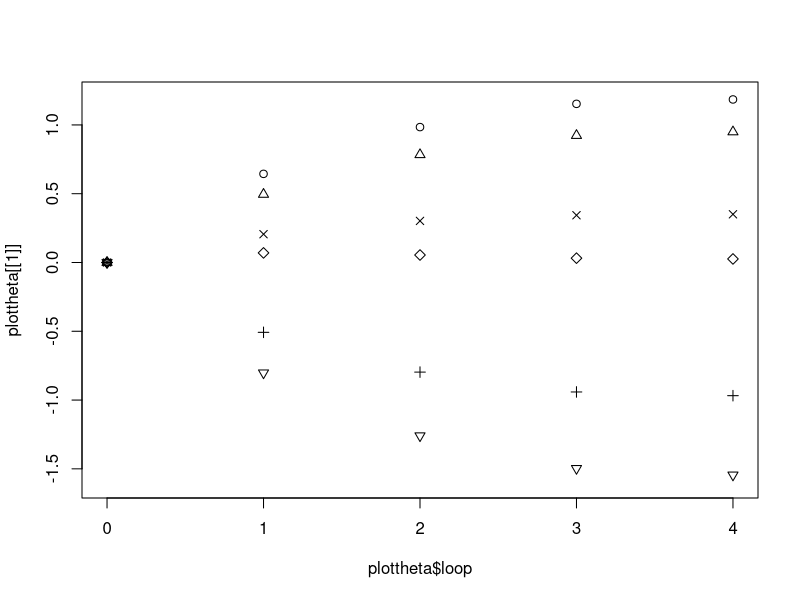
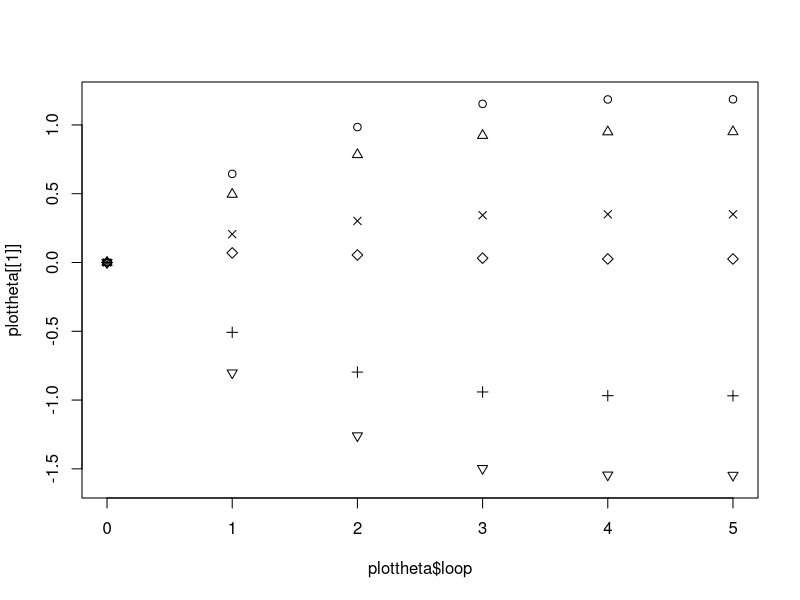
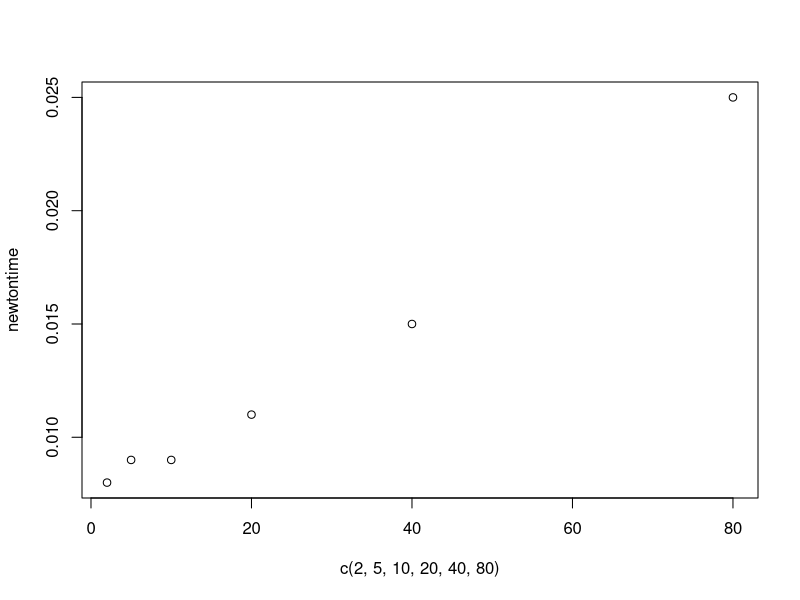
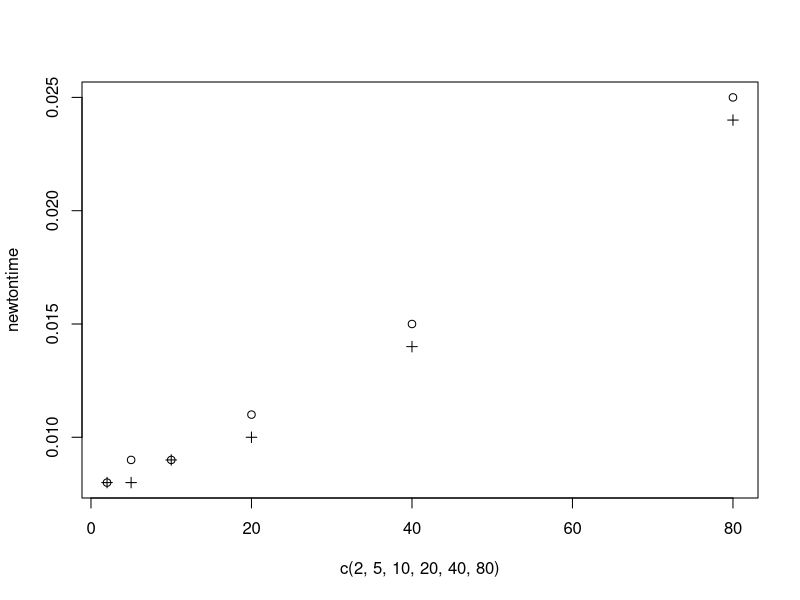
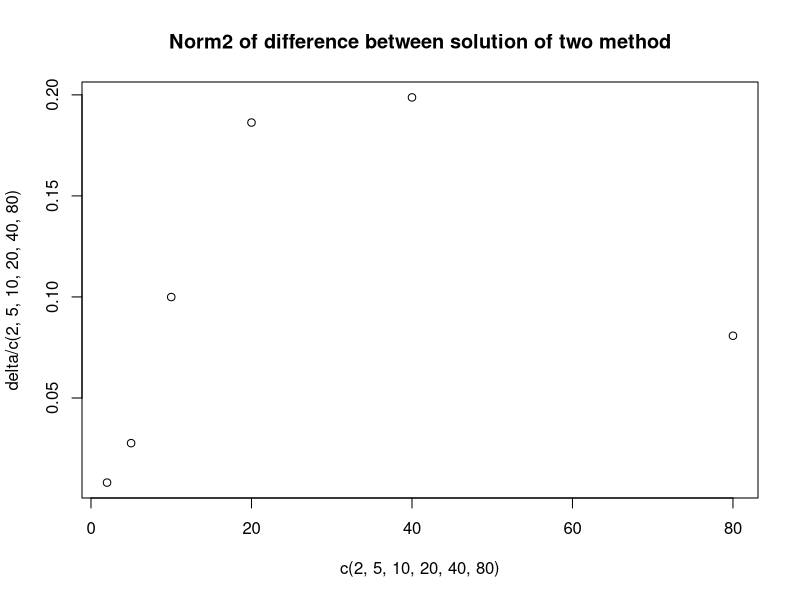
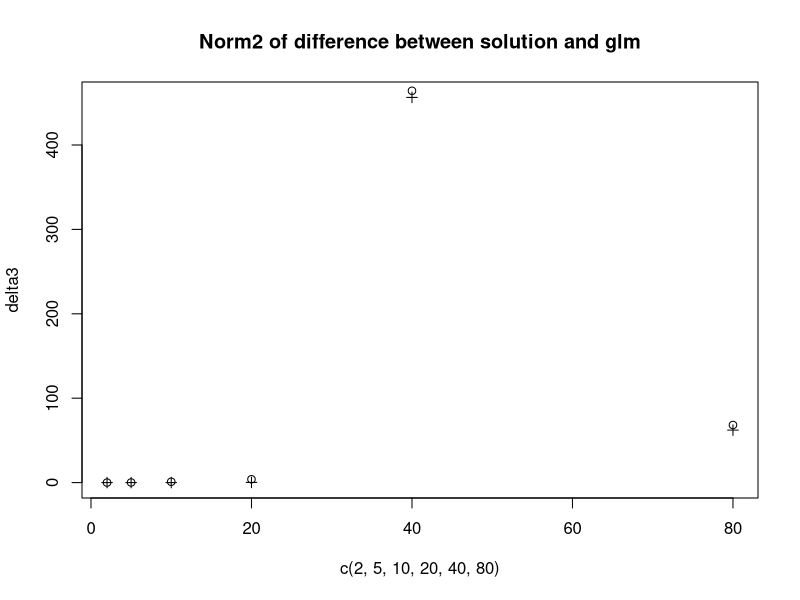

These charts were generated, in order, by the following R code:
#3
get_l <- function(x, theta, i){
  x1 <- x
  theta1 <- theta
  ret <- exp(x1[i, ]%*%theta1)/(1 + exp(x1[i, ]%*%theta1))
  return(ret)
}




newton <- function(x, y, theta, eps = 0.001, n = 100){
  x1 <- x
  theta1 <- theta
  y1 <- y
  i <- 0
  plottheta <<- list()
  while(i < n){
    Wd <- sapply(1:nrow(x1), function(i){get_l(x1, theta1, i)*(1 - get_l(x1, theta1, i))})
    W <- diag(Wd)
    Pi <- sapply(1:nrow(x1), function(i){get_l(x1, theta1, i)})
    Pi <- matrix(Pi, nrow = length(Pi))
    thetaf <- theta1 + solve(t(x1)%*%W%*%x1) %*% t(x1) %*% (y1 - Pi)
    
    if(sqrt(sum((thetaf - theta1)^2)) < eps){
      print("finished")
      break
    }else{
      i <- i+1
      theta1 <- thetaf
    }
    plottheta[[i]] <<- as.numeric(thetaf)
  }
  print(i)
  if(i == n){
    print("not convergence after n loops")
  }
  return(thetaf)
}







p <- 5
n <- 200 
set.seed(1) 
X <- matrix(rnorm(n*p),ncol=p) 
X <- cbind(rep(1,n),X) 
beta <- matrix(rnorm(p+1),ncol=1) 
eta <- X%*%beta 
Prob <- exp(eta)/(1+exp(eta)) 
y <- as.numeric(runif(n) <= Prob)

theta <- matrix(0, nrow = 6, ncol = 1)

newton(x = X, y = y, theta = theta, eps = 0.01, n = 50)
# [1] "finished"
# [1] 4
# [,1]
# [1,]  1.18613420
# [2,]  0.95005793
# [3,] -0.96895420
# [4,]  0.35054770
# [5,]  0.02557918
# [6,] -1.54630304
plottheta <- as.data.frame(t(as.data.frame(plottheta)))
plottheta$loop <- 1:nrow(plottheta)
df <- data.frame(0,0,0,0,0,0,0)
colnames(df) <- colnames(plottheta)
plottheta <- rbind(df, plottheta)
plot(x = plottheta$loop, y = plottheta[[1]], pch = 1, ylim = c(-1.6, 1.2))
points(x = plottheta$loop, y = plottheta[[2]], pch = 2)
points(x = plottheta$loop, y = plottheta[[3]], pch = 3)     
points(x = plottheta$loop, y = plottheta[[4]], pch = 4)     
points(x = plottheta$loop, y = plottheta[[5]], pch = 5)     
points(x = plottheta$loop, y = plottheta[[6]], pch = 6)


newton(x = X, y = y, theta = theta, eps = 0.001, n = 50)
# [1] "finished"
# [1] 5
# [,1]
# [1,]  1.18613508
# [2,]  0.95005862
# [3,] -0.96895491
# [4,]  0.35054785
# [5,]  0.02557901
# [6,] -1.54630446


plottheta <- as.data.frame(t(as.data.frame(plottheta)))
plottheta$loop <- 1:nrow(plottheta)
df <- data.frame(0,0,0,0,0,0,0)
colnames(df) <- colnames(plottheta)
plottheta <- rbind(df, plottheta)
plot(x = plottheta$loop, y = plottheta[[1]], pch = 1, ylim = c(-1.6, 1.2))
points(x = plottheta$loop, y = plottheta[[2]], pch = 2)
points(x = plottheta$loop, y = plottheta[[3]], pch = 3)     
points(x = plottheta$loop, y = plottheta[[4]], pch = 4)     
points(x = plottheta$loop, y = plottheta[[5]], pch = 5)     
points(x = plottheta$loop, y = plottheta[[6]], pch = 6)

#5
getdata <- function(p){
  n <- 200 
  set.seed(1) 
  X <<- matrix(rnorm(n*p),ncol=p) 
  X <<- cbind(rep(1,n),X) 
  beta <- matrix(rnorm(p+1),ncol=1) 
  eta <- X%*%beta 
  Prob <- exp(eta)/(1+exp(eta)) 
  y <<- as.numeric(runif(n) <= Prob)
  
  theta <<- matrix(0, nrow = p+1, ncol = 1)
}

set.seed(124)

timecost<-list()
result <- list()
lapply(1:6, function(i){
  index <- c(2, 5, 10, 20, 40, 80)
  getdata(index[i])
  timecost[[i]]<<-system.time(newton(x = X, y = y, theta = theta, eps = 0.00001, n = 5))
  result[[i]] <<- newton(x = X, y = y, theta = theta, eps = 0.00001, n = 5)
})
newtontime <- sapply(1:6, function(i){timecost[[i]][3]})
plot(x = c(2, 5, 10, 20, 40, 80), y = newtontime)


#6
newton_ap <- function(x, y, theta, eps = 0.001, n = 100){
  x1 <- x
  theta1 <- theta
  y1 <- y
  i <- 0
  while(i < n){
    Wd <- sapply(1:nrow(x1), function(i){get_l(x1, theta1, i)*(1 - get_l(x1, theta1, i))})
    W <- diag(Wd)
    Pi <- sapply(1:nrow(x1), function(i){get_l(x1, theta1, i)})
    Pi <- matrix(Pi, nrow = length(Pi))
    WW <- diag(as.numeric(diag(t(x1)%*%W%*%x1)))
    thetaf <- theta1 + solve(WW) %*% t(x1) %*% (y1 - Pi)
    if(sqrt(sum((thetaf - theta1)^2)) < eps){
      print("finished")
      break
    }else{
      i <- i+1
      theta1 <- thetaf
    }
  }
  print(i)
  if(i == n){
    print("not convergence after n loops")
  }
  return(thetaf)
}

set.seed(124)
timecost<-list()
result2 <- list()
lapply(1:6, function(i){
  index <- c(2, 5, 10, 20, 40, 80)
  getdata(index[i])
  
  timecost[[i]]<<-system.time(newton_ap(x = X, y = y, theta = theta, eps = 0.00001, n = 5))
  result2[[i]] <<- newton_ap(x = X, y = y, theta = theta, eps = 0.00001, n = 5)
})
newtonaptime <- sapply(1:6, function(i){timecost[[i]][3]})
plot(x = c(2, 5, 10, 20, 40, 80), y = newtontime)
points(x = c(2, 5, 10, 20, 40, 80), y = newtonaptime, pch = 3)

delta <- sapply(1:6, function(i){sqrt(sum((result[[i]] - result2[[i]])^2))})


set.seed(124)
result3 <- list()
lapply(1:6, function(i){
  index <- c(2, 5, 10, 20, 40, 80)
  getdata(index[i])
  df <- as.data.frame(cbind(y,X[, -1]))
  result3[[i]] <<- glm(y ~ ., data = df, family = "binomial")
})

plot (x = c(2, 5, 10, 20, 40, 80), y = delta/c(2, 5, 10, 20, 40, 80), main = "Norm2 of difference between solution of two method")
delta2 <- sapply(1:6, function(i){sqrt(sum((result3[[i]]$coefficients - result2[[i]])^2))})
delta3 <- sapply(1:6, function(i){sqrt(sum((result3[[i]]$coefficients - result[[i]])^2))})
plot (x = c(2, 5, 10, 20, 40, 80), y = delta3, pch = 3, main = "Norm2 of difference between solution and glm")
points(x = c(2, 5, 10, 20, 40, 80), y = delta2)
delta2 > delta3
